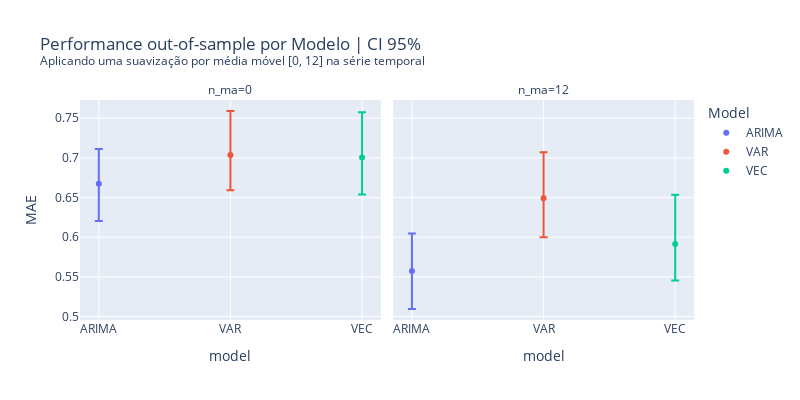

Notebook cell for this chart:
### Code cell
filter_select = (df_MAE.n_ts==3) & (df_MAE.n_fold_ts==85) & (df_MAE.n_obs==500)
boot_df_ci_filter = df_MAE.loc[filter_select].copy()

fig = px.scatter(boot_df_ci_filter, x="model", y="MAE", color="model", facet_col="n_ma",error_y="ci_sup",error_y_minus="ci_inf")
fig.update_layout(width=800, height=400)
fig.update_layout(title="Performance out-of-sample por Modelo | CI 95% <br><sup>Aplicando uma suavização por média móvel [0, 12] na série temporal</sup>",legend_title="Model",margin=dict(t=100))
fig.show()

### Figure 1 — Plotly figure (JSON) as saved in the notebook; plotly's stock layout.template omitted (floating-point values rounded to 4 significant figures)
{"data": [{"error_y": {"array": [0.04398], "arrayminus": [0.04689]}, "hovertemplate": "model=%{x}<br>n_ma=0<br>MAE=%{y}<extra></extra>", "legendgroup": "ARIMA", "marker": {"color": "#636efa", "symbol": "circle"}, "mode": "markers", "name": "ARIMA", "orientation": "v", "showlegend": true, "type": "scatter", "x": ["ARIMA"], "xaxis": "x", "y": [0.6674], "yaxis": "y"}, {"error_y": {"array": [0.04725], "arrayminus": [0.04799]}, "hovertemplate": "model=%{x}<br>n_ma=12<br>MAE=%{y}<extra></extra>", "legendgroup": "ARIMA", "marker": {"color": "#636efa", "symbol": "circle"}, "mode": "markers", "name": "ARIMA", "orientation": "v", "showlegend": false, "type": "scatter", "x": ["ARIMA"], "xaxis": "x2", "y": [0.5575], "yaxis": "y2"}, {"error_y": {"array": [0.05552], "arrayminus": [0.04449]}, "hovertemplate": "model=%{x}<br>n_ma=0<br>MAE=%{y}<extra></extra>", "legendgroup": "VAR", "marker": {"color": "#EF553B", "symbol": "circle"}, "mode": "markers", "name": "VAR", "orientation": "v", "showlegend": true, "type": "scatter", "x": ["VAR"], "xaxis": "x", "y": [0.7037], "yaxis": "y"}, {"error_y": {"array": [0.05809], "arrayminus": [0.0492]}, "hovertemplate": "model=%{x}<br>n_ma=12<br>MAE=%{y}<extra></extra>", "legendgroup": "VAR", "marker": {"color": "#EF553B", "symbol": "circle"}, "mode": "markers", "name": "VAR", "orientation": "v", "showlegend": false, "type": "scatter", "x": ["VAR"], "xaxis": "x2", "y": [0.6491], "yaxis": "y2"}, {"error_y": {"array": [0.05706], "arrayminus": [0.04691]}, "hovertemplate": "model=%{x}<br>n_ma=0<br>MAE=%{y}<extra></extra>", "legendgroup": "VEC", "marker": {"color": "#00cc96", "symbol": "circle"}, "mode": "markers", "name": "VEC", "orientation": "v", "showlegend": true, "type": "scatter", "x": ["VEC"], "xaxis": "x", "y": [0.7007], "yaxis": "y"}, {"error_y": {"array": [0.06212], "arrayminus": [0.04618]}, "hovertemplate": "model=%{x}<br>n_ma=12<br>MAE=%{y}<extra></extra>", "legendgroup": "VEC", "marker": {"color": "#00cc96", "symbol": "circle"}, "mode": "markers", "name": "VEC", "orientation": "v", "showlegend": false, "type": "scatter", "x": ["VEC"], "xaxis": "x2", "y": [0.5916], "yaxis": "y2"}], "layout": {"annotations": [{"font": {}, "showarrow": false, "text": "n_ma=0", "x": 0.245, "xanchor": "center", "xref": "paper", "y": 1, "yanchor": "bottom", "yref": "paper"}, {"font": {}, "showarrow": false, "text": "n_ma=12", "x": 0.755, "xanchor": "center", "xref": "paper", "y": 1, "yanchor": "bottom", "yref": "paper"}], "height": 400, "legend": {"title": {"text": "Model"}, "tracegroupgap": 0}, "margin": {"t": 100}, "title": {"text": "Performance out-of-sample por Modelo | CI 95% <br><sup>Aplicando uma suavização por média móvel [0, 12] na série temporal</sup>"}, "width": 800, "xaxis": {"anchor": "y", "autorange": true, "categoryarray": ["ARIMA", "VAR", "VEC"], "categoryorder": "array", "domain": [0, 0.49], "range": [-0.143, 2.143], "title": {"text": "model"}, "type": "category"}, "xaxis2": {"anchor": "y2", "autorange": true, "categoryarray": ["ARIMA", "VAR", "VEC"], "categoryorder": "array", "domain": [0.51, 1], "matches": "x", "range": [-0.143, 2.143], "title": {"text": "model"}, "type": "category"}, "yaxis": {"anchor": "x", "autorange": true, "domain": [0, 1], "range": [0.4956, 0.7731], "title": {"text": "MAE"}, "type": "linear"}, "yaxis2": {"anchor": "x2", "autorange": true, "domain": [0, 1], "matches": "y", "range": [0.4956, 0.7731], "showticklabels": false, "type": "linear"}}}
